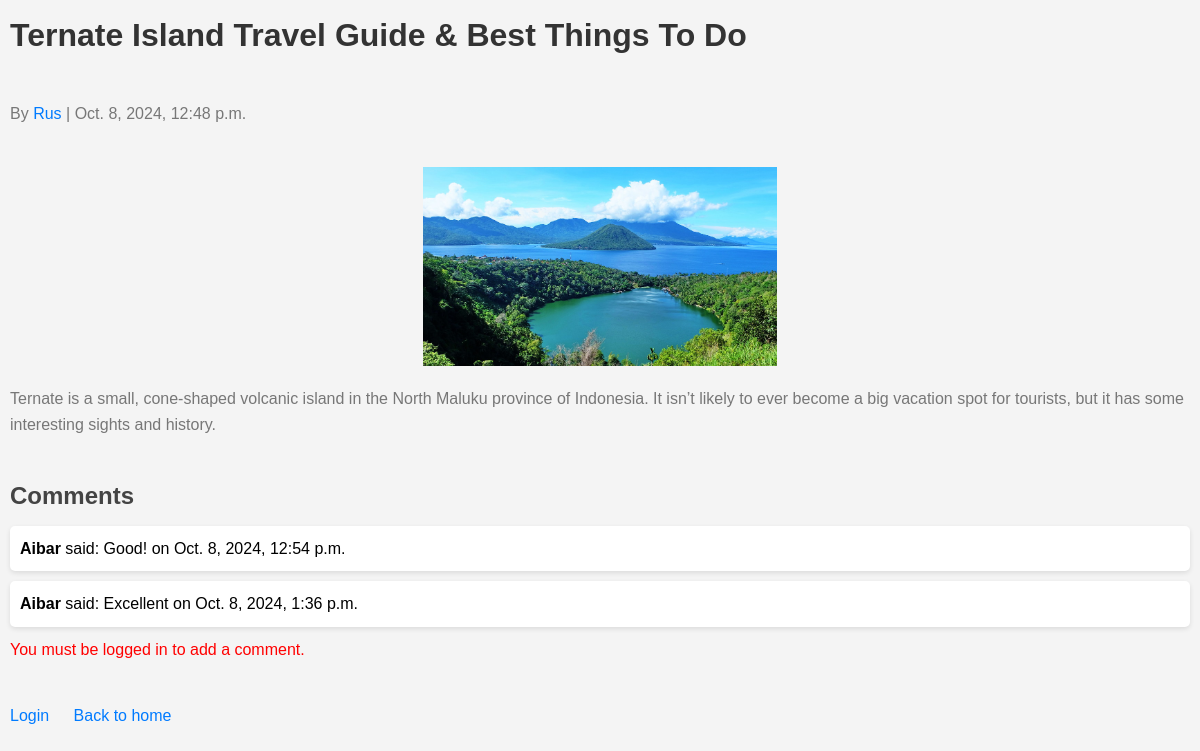
/blog/post/27/, run on the app's committed database.
### blog/models.py (models this page shows, shortened)
class Post(models.Model):
    title = models.CharField(max_length=255)
    content = models.TextField()
    created_at = models.DateTimeField(auto_now_add=True)
    author = models.ForeignKey(User, on_delete=models.CASCADE)
    image = models.ImageField(upload_to='images/', blank=True, null=True)

class Comment(models.Model):
    content = models.TextField()
    created_at = models.DateTimeField(auto_now_add=True)
    post = models.ForeignKey(Post, related_name='comments', on_delete=models.CASCADE)
    author = models.ForeignKey(User, on_delete=models.CASCADE)

### blog/views.py (the view)
# urls.py: path('post/<int:pk>/', views.post_detail, name='post_detail'),
def post_detail(request, pk):
    post = get_object_or_404(Post, pk=pk)
    comments = post.comments.all()
    comment_form = CommentForm()
    if request.user.is_authenticated:
        return render(request, 'blog/post_detail.html', {'post': post, 'comments': comments, 'form': comment_form})
    else:
        error_message = "You must be logged in to add a comment."
        return render(request, 'blog/post_detail.html', {
            'post': post,
            'comments': comments,
            'form': comment_form,
            'error_message': error_message
        })

### blog/templates/blog/post_detail.html (shortened to what this page needs)
<!DOCTYPE html>
<html lang="en">
<head>
    {% load static %}
    <link rel="stylesheet" href="{% static 'css/post_detail.css' %}">
</head>
<body>
    <div class="post-header">
        <h1>{{ post.title }}</h1>
    </div>
    <p>By <a href="{% url 'profile' post.author.username %}">{{ post.author }}</a> | {{ post.created_at }}</p>
    {% if post.image %}
    <img src="{{ post.image.url }}" alt="{{ post.title }}">
    {% endif %}
    <p>{{ post.content }}</p>
    <h2>Comments</h2>
    <ul>
        {% for comment in comments %}
        <li>
            <strong>{{ comment.author }}</strong> said: {{ comment.content }} on {{ comment.created_at }}
        </li>
        {% empty %}
        <li>No comments yet.</li>
        {% endfor %}
    </ul>
    {% if error_message %}
    <p style="color: red;">{{ error_message }}</p>
    <a href="{% url 'login' %}">Login</a>
    {% endif %}
    <a href="{% url 'home' %}" class="back-to-home">Back to home</a>
</body>
</html>

### static/css/post_detail.css (style rules this page uses)
* { margin: 0; padding: 0; box-sizing: border-box; }
body { font-family: Arial, sans-serif; line-height: 1.6; background-color: #f4f4f4; padding: 10px; }
h1 { color: #333; margin-bottom: 10px; }
p { color: #777; margin-bottom: 20px; }
img { display: block; margin: 20px auto; max-width: 30%; height: auto; }
h2 { margin-top: 40px; color: #444; }
ul { list-style-type: none; padding: 0; }
li { background: white; margin: 10px 0; padding: 10px; border-radius: 5px; box-shadow: 0 2px 5px rgba(0, 0, 0, 0.1); }
a { display: inline-block; margin: 20px 0; color: #007bff; text-decoration: none; }
.back-to-home { margin-left: 20px; }
.post-header { display: flex; justify-content: space-between; align-items: center; margin-bottom: 10px; }

### data on the page
Post: title "Ternate Island Travel Guide & Best Things To Do", author "Rus", created_at "Oct. 8, 2024, 12:48 p.m.", image (picture), content "Ternate is a small, cone-shaped volcanic island in the North Maluku province of Indonesia. It isn’t likely to ever become a big vacation spot for tourists, but it has some interesting sights and history."
Comment: author "Aibar", content "Good!", created_at "Oct. 8, 2024, 12:54 p.m."
Comment: author "Aibar", content "Excellent", created_at "Oct. 8, 2024, 1:36 p.m."

### other printed values
{{ error_message }} "You must be logged in to add a comment."
